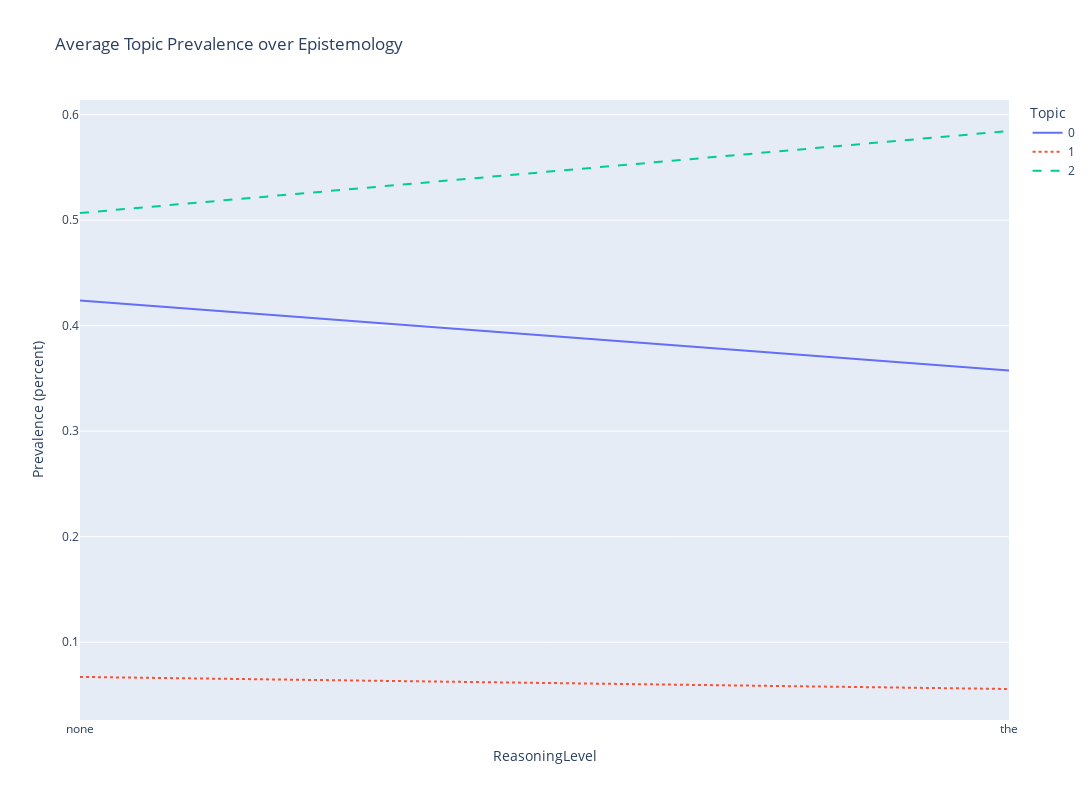

The cell this chart's notebook holds for it:
### Code cell
# Prevelance for Epistemology

#plotlydata = df.groupby('year').agg('mean').rolling(3, min_periods=3, win_type='triang').mean().dropna()
plotlydata = df.groupby('ReasoningLevel').agg('mean').rolling(3, min_periods=3, win_type='triang').mean().dropna()
#plotlydata['Years'] = plotlydata.index.values
plotlydata['ReasoningLevel'] = plotlydata.index.values
#plotlydata = plotlydata[plotlydata['Years']<2020]
#plotlydata = plotlydata[plotlydata['ArgumentLevel']]

#tidy_df = plotlydata.melt(id_vars="Years", var_name = "Topic", value_name = "Prevalence (percent)") 
tidy_df = plotlydata.melt(id_vars="ReasoningLevel", var_name = "Topic", value_name = "Prevalence (percent)") 
tidy_df['words'] = ''
for t in range(num_topics):
    formattedlist = [topic[0] for topic in lda_model.show_topics(num_topics = 25, formatted=False, num_words = 5)[t][1]]
    print('Topic {}:'.format(t), ', '.join(formattedlist))
    tidy_df.loc[tidy_df['Topic'] == t, 'words'] = ', '.join(formattedlist)

# fig = px.line(tidy_df, x="Years", y="Prevalence (percent)", color='Topic', line_dash = "Topic", 
#               hover_data = ['words'], title = 'Average Topic Prevalence over Time', width=1200, height=800)
# fig.show()

fig = px.line(tidy_df, x="ReasoningLevel", y="Prevalence (percent)", color='Topic', line_dash = "Topic", 
              hover_data = ['words'], title = 'Average Topic Prevalence over Epistemology', width=1600, height=800)
fig.show()

### Figure 1 — Plotly figure (JSON) as saved in the notebook; plotly's stock layout.template omitted (floating-point values rounded to 4 significant figures)
{"data": [{"customdata": [["value, line, wavelength, constant, error"], ["value, line, wavelength, constant, error"]], "hovertemplate": "Topic=0<br>ReasoningLevel=%{x}<br>Prevalence (percent)=%{y}<br>words=%{customdata[0]}<extra></extra>", "legendgroup": "0", "line": {"color": "#636efa", "dash": "solid"}, "marker": {"symbol": "circle"}, "mode": "lines", "name": "0", "orientation": "v", "showlegend": true, "type": "scatter", "x": ["none", "the"], "xaxis": "x", "y": [0.4239, 0.3574], "yaxis": "y"}, {"customdata": [["wavelength, datum, source, stage, position"], ["wavelength, datum, source, stage, position"]], "hovertemplate": "Topic=1<br>ReasoningLevel=%{x}<br>Prevalence (percent)=%{y}<br>words=%{customdata[0]}<extra></extra>", "legendgroup": "1", "line": {"color": "#EF553B", "dash": "dot"}, "marker": {"symbol": "circle"}, "mode": "lines", "name": "1", "orientation": "v", "showlegend": true, "type": "scatter", "x": ["none", "the"], "xaxis": "x", "y": [0.06708, 0.05564], "yaxis": "y"}, {"customdata": [["light, source, wavelength, lead, point"], ["light, source, wavelength, lead, point"]], "hovertemplate": "Topic=2<br>ReasoningLevel=%{x}<br>Prevalence (percent)=%{y}<br>words=%{customdata[0]}<extra></extra>", "legendgroup": "2", "line": {"color": "#00cc96", "dash": "dash"}, "marker": {"symbol": "circle"}, "mode": "lines", "name": "2", "orientation": "v", "showlegend": true, "type": "scatter", "x": ["none", "the"], "xaxis": "x", "y": [0.5067, 0.5845], "yaxis": "y"}], "layout": {"height": 800, "legend": {"title": {"text": "Topic"}, "tracegroupgap": 0}, "title": {"text": "Average Topic Prevalence over Epistemology"}, "width": 1600, "xaxis": {"anchor": "y", "domain": [0, 1], "title": {"text": "ReasoningLevel"}}, "yaxis": {"anchor": "x", "domain": [0, 1], "title": {"text": "Prevalence (percent)"}}}}
